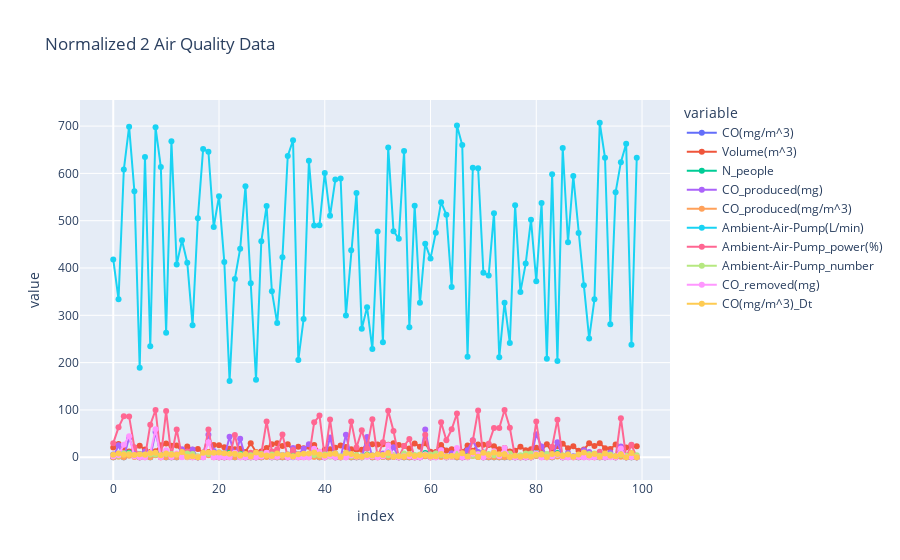

Here is the notebook cell this chart was saved with:
### Code cell
# plot all the curves with plotly
x= 0
fig = px.line(df.iloc[:100],
              markers=True, title="Normalized 2 Air Quality Data")
fig.show()
